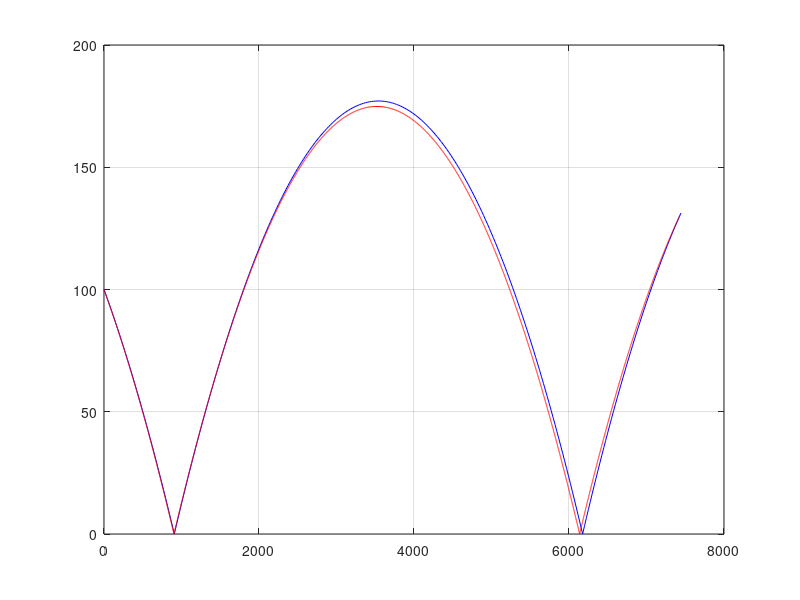

Recreate this plot in MATLAB.
% This code includes two methods used for acoustic ray tracing in 2D. The code is designed for atmospheric acoustics such that the source and 
% receiver are always above ground level (z = 0) and the acoustic rays reflect at the ground surface (z = 0). However, it can be easily adapted 
% for underwater acoustics with some small tweaks.

% Method 2 (presented first) is used in the Bellhop code. Here, the Euler numerical discretisation method is used in place of the Runge-Kutta 
% one for simplicity. Method 1 is taught at TU Delft in the "Acoustic Remote Sensing and Sea Floor Mapping Course" in Lecture 3.

% More information about the procedure, including all relevant equations needed to implement Methods 1 and 2 is provided in the textbook, 
% “Engineering Noise Control: Theory and Practice Sixth Edition” Sections 5.3.4.4 and 5.3.4.5. 

clear all
close all

% wind speed profile - here we assume a linear profile to calculate the
% sound speed gradient
h_s = 100;
h_e = 5000;
c_s = 400;
c_e = 500;

psi0_deg = -5; % ray launch angle
psi0 = deg2rad(psi0_deg);
% deltar = 25; % step size along ray path

% initial conditions
x0 = 0;
h0 = h_s; % source height
c0 = ((c_s - c_e)/(h_s - h_e))*(h0 - h_e) + c_e; % sound speed at source height
grad_x0 = 0;
grad_z0 = (c_e - c_s)/(h_e - h_s); % sound speed gradient
xi0 = cos(psi0)/c0;
zeta0 = sin(psi0)/c0;

x(1) = x0;
z(1) = h0;
c(1) = c0;
s(1) = 0;
t(1) = 0;
grad_x(1) = grad_x0;
grad_z(1) = grad_z0;
xi(1) = xi0;
zeta(1) = zeta0;
dt = 0;
iterations = 300;

%% Method 2 using Euler

for ii = 1:iterations 
    deltar = 25; % step size along ray path
    xi(ii+1) = xi(ii) - (deltar)*((1/c(ii)^2)*grad_x(ii));  
    zeta(ii+1) = (zeta(ii) - (deltar)*((1/c(ii)^2)*grad_z(ii)));
    z(ii+1) = z(ii) + (deltar)*c(ii)*zeta(ii);
    x(ii+1) = x(ii) + (deltar)*c(ii)*xi(ii);
    c(ii+1) = ((c_s - c_e)/(h_s - h_e))*(z(ii+1) - h_e) + c_e;
    grad_z(ii+1) = grad_z(ii); 
    grad_x(ii+1) = grad_x(ii); 
    
    if z(ii+1)<=0 % point at which ray crosses horizontal ground plane
        deltar_temp = -z(ii)/(c(ii)*zeta(ii));
        xi(ii+1) = xi(ii) - (deltar_temp)*((1/c(ii)^2)*grad_x(ii));
        zeta(ii+1) = zeta(ii) - (deltar_temp)*((1/c(ii)^2)*grad_z(ii));
        z(ii+1) = z(ii) + (deltar_temp)*c(ii)*zeta(ii);
        x(ii+1) = x(ii) + (deltar_temp)*c(ii)*xi(ii);
        c(ii+1) = ((c_s - c_e)/(h_s - h_e))*(z(ii+1) - h_e) + c_e;
        grad_z(ii+1) = grad_z(ii);
        grad_x(ii+1) = grad_x(ii);
        zeta(ii+1) = -zeta(ii+1);
        deltar = deltar_temp;
    end
    s(ii+1) = s(ii) + deltar; % distance travelled by ray
    t(ii+1) = t(ii) + deltar*((1/c(ii) + 1/c(ii+1))/2); % travel time
end

%% Method 1
psi(1) = psi0; 
xx(1) = x0;
zz(1) = h0;
cc(1) = c0;
ss(1) = 0;
tt(1) = 0;
grad_z(1) = grad_z0;
incr = .05; % z-step size
if psi0 < 0
    deltaz = -incr;
else
    deltaz = incr;
end   

for ii = 1:11600
    Rc(ii) = (1/grad_z(ii)) * cc(ii)./cos(psi(ii)); % radius of curvature of segment
    psi(ii+1) = acos(cos(psi(ii)) + deltaz/Rc(ii));
    if deltaz < 0 
        psi(ii+1) = -psi(ii+1); % angle is negative when z-step is negative
    end
    dz(ii) = Rc(ii) * (cos(psi(ii+1)) - cos(psi(ii)));
    zz(ii+1) = zz(ii) + dz(ii);  
    if ~isreal(psi(ii+1))||zz(ii+1) < 0 % turning point of ray or point at which ray crosses horizontal ground plane 
        deltaz = -deltaz; % z-step changes direction
        if zz(ii+1) < 0 % case of ground crossing
            psi(ii+1) = acos(cos(psi(ii)) + deltaz/Rc(ii));% rays always travelling up after reflection
            psi(ii) = -psi(ii); % ray is now travelling in opposite direction
        else % case of turning point
            psi(ii+1) = -acos(cos(psi(ii)) + deltaz/Rc(ii));% rays always travelling down after turing point
        end
        dz(ii) = deltaz;
        zz(ii+1) = zz(ii) + dz(ii);
    end
    
    dx(ii) = -(Rc(ii) * (sin(psi(ii+1)) - sin(psi(ii))));
    xx(ii+1) = xx(ii) + dx(ii);
    cc(ii+1) = ((c_s - c_e)/(h_s - h_e))*(zz(ii+1) - h_e) + c_e;
    grad_z(ii+1) = (cc(ii+1) - cc(ii))/deltaz; 
    ss(ii+1) = ss(ii) + sqrt((xx(ii+1)-xx(ii))^2 + (zz(ii+1)-zz(ii))^2);
    arg1(ii+1) = atanh(tan(psi(ii+1)/2));
    arg2(ii+1) = atanh(tan(psi(ii)/2));
    tt(ii+1) = tt(ii) + abs((2/grad_z(ii+1))*(arg1(ii+1) - arg2(ii+1)));
end

% alternative method of calculating travel time (5.139)
tt2(1) = 0;
for ii = 1:length(xx)-1
    tt2(ii+1) = tt2(ii) + (ss(ii+1) - ss(ii))*((1/cc(ii+1) + 1/cc(ii))/2);
end

% alternative method of calculating travel time (5.139)
t2(1) = 0;
for ii = 1:length(x)-1
    t2(ii+1) = t2(ii) + (s(ii+1) - s(ii))*((1/c(ii+1) + 1/c(ii))/2);
end

figure
plot(x,z,'-b'); grid on

hold on
plot(xx,zz,'-r')

